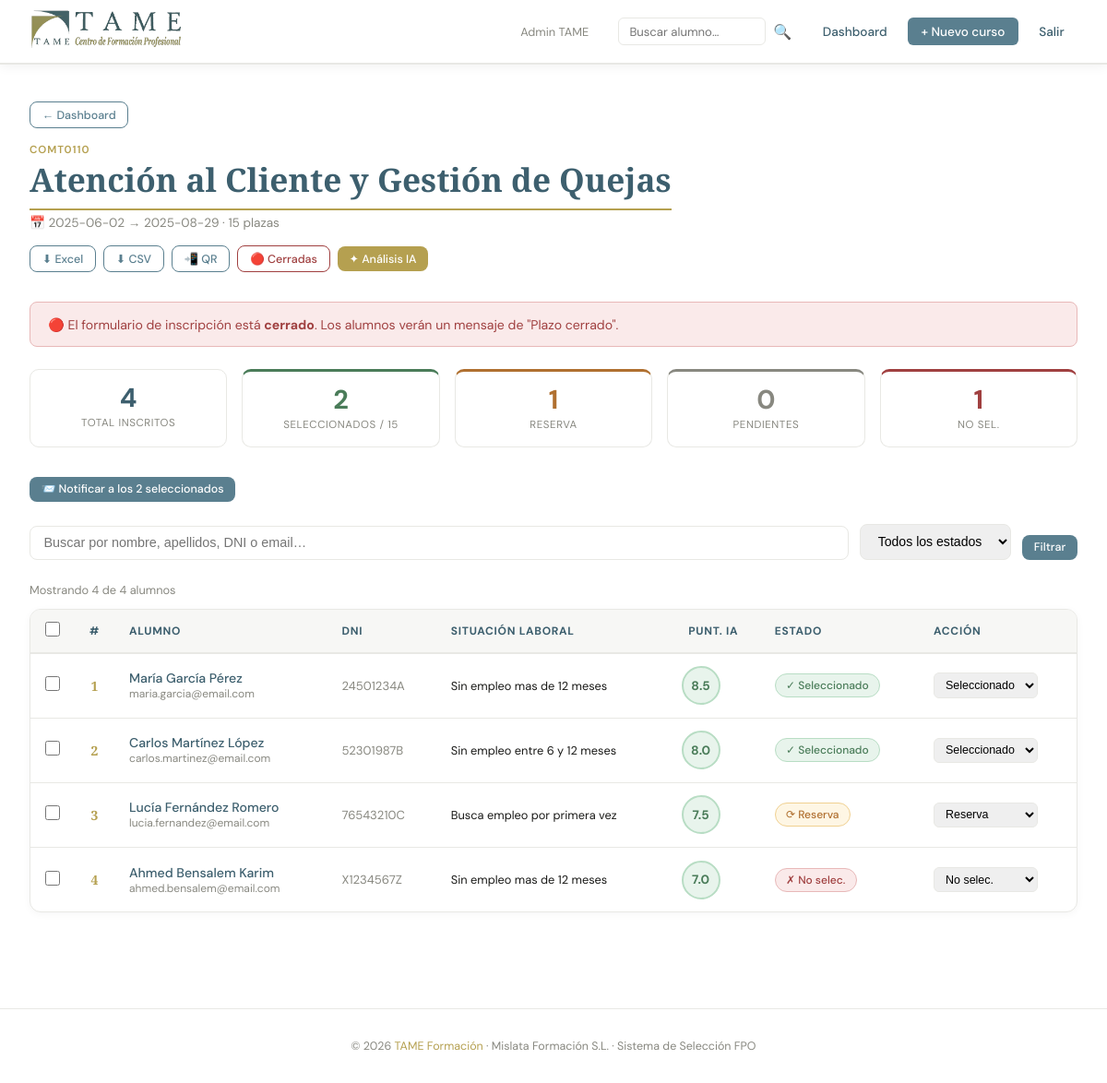
The app's page /cursos/1 (signed in), older data.
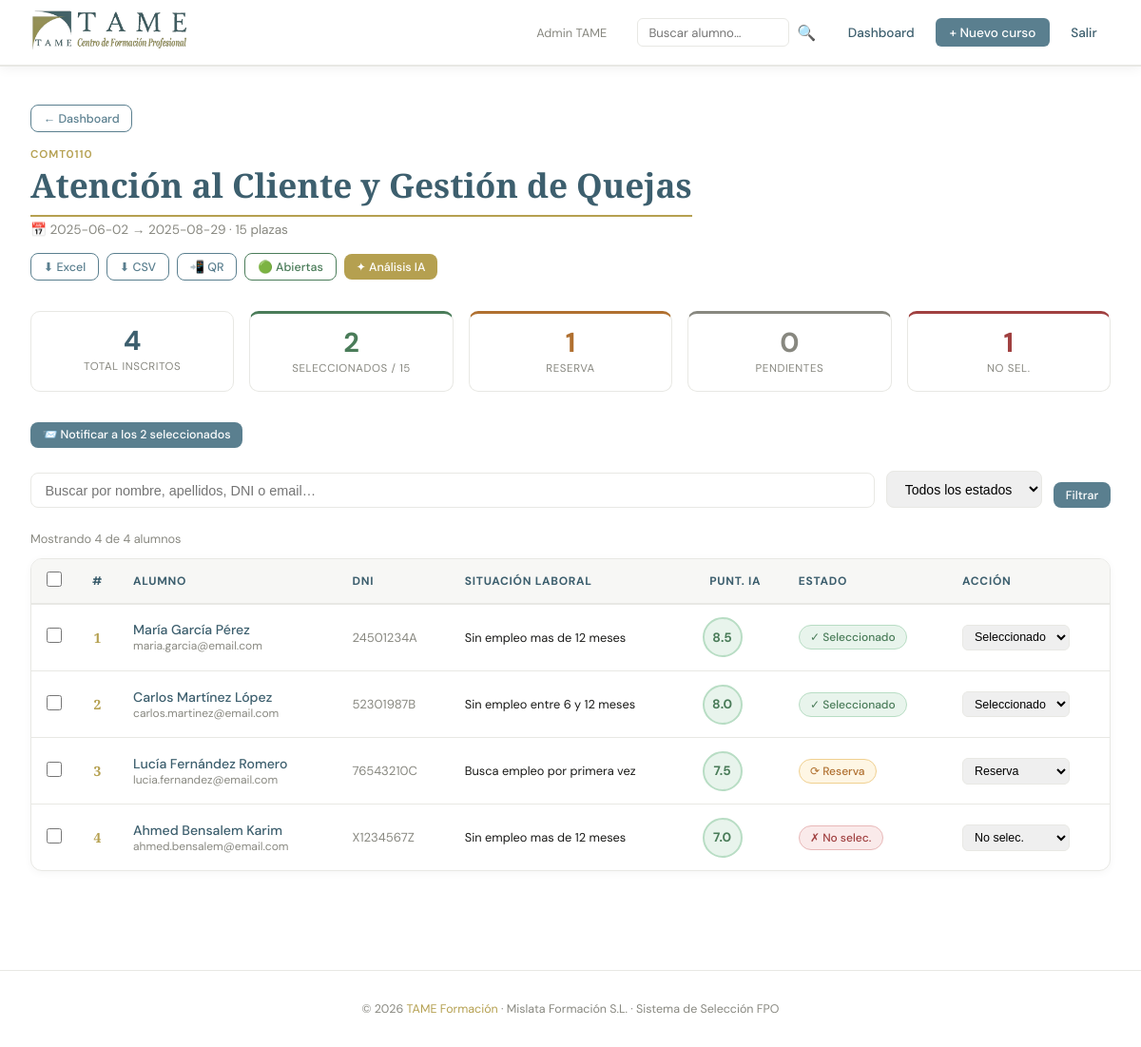
The same page, newer data.
### tables this page shows
CREATE TABLE cursos (
            id INTEGER PRIMARY KEY AUTOINCREMENT,
            nombre TEXT NOT NULL,
            codigo TEXT,
            fecha_inicio TEXT,
            fecha_fin TEXT,
            plazas INTEGER DEFAULT 20,
            descripcion TEXT,
            preguntas_prueba TEXT DEFAULT '[]',
            creado_en TEXT DEFAULT CURRENT_TIMESTAMP
        , archivado INTEGER DEFAULT 0, inscripciones_abiertas INTEGER DEFAULT 1);

CREATE TABLE alumnos (
            id INTEGER PRIMARY KEY AUTOINCREMENT,
            curso_id INTEGER NOT NULL,
            nombre TEXT NOT NULL,
            apellidos TEXT NOT NULL,
            fecha_nacimiento TEXT, domicilio TEXT,
            numero TEXT, puerta TEXT, poblacion TEXT, cp TEXT,
            telefono TEXT, telefono_emergencias TEXT,
            email TEXT, edad TEXT, sexo TEXT,
            nacionalidad TEXT, dni TEXT, seg_social TEXT, expediente TEXT,
            fecha_inscripcion_servef TEXT, oficina_servef TEXT,
            cobra_prestaciones TEXT, situacion_laboral TEXT,
            titulacion TEXT, titulacion_especialidad TEXT,
            estudia_actualmente TEXT, que_estudia TEXT,
            cursos_fpo TEXT DEFAULT "[]",
            experiencia TEXT DEFAULT "[]",
            desea_realizar TEXT, motivacion TEXT,
            tiene_carnet TEXT, tiene_vehiculo TEXT,
            razon_interes TEXT, razon_motivacion TEXT,
            razon_empleo TEXT, razon_impedimentos TEXT,
            razon_limitaciones TEXT, observaciones TEXT,
            acepta_compromiso TEXT,
            respuestas_prueba TEXT DEFAULT "{}",
            estado TEXT DEFAULT "pendiente",
            puntuacion_ia REAL, analisis_ia TEXT,
            creado_en TEXT DEFAULT CURRENT_TIMESTAMP
        , notas TEXT DEFAULT '');

### app.py (the view)
@app.route('/cursos/<int:cid>')
@login_required
def ver_curso(cid):
    conn  = get_db()
    curso = conn.execute('SELECT * FROM cursos WHERE id=?', (cid,)).fetchone()
    if not curso:
        return 'Curso no encontrado', 404
    q      = request.args.get('q', '').strip()
    estado = request.args.get('estado', '')
    page   = max(1, int(request.args.get('page', 1)))
    params  = [cid]
    filtros = "WHERE a.curso_id=?"
    if q:
        filtros += " AND (a.nombre||' '||a.apellidos LIKE ? OR a.dni LIKE ? OR a.email LIKE ?)"
        params  += [f'%{q}%', f'%{q}%', f'%{q}%']
    if estado:
        filtros += " AND a.estado=?"
        params.append(estado)
    total_rows = conn.execute(
        f"SELECT COUNT(*) FROM alumnos a {filtros}", params).fetchone()[0]
    total_pags = max(1, (total_rows + PER_PAGE - 1) // PER_PAGE)
    page       = min(page, total_pags)
    offset     = (page - 1) * PER_PAGE
    alumnos = conn.execute(f"""
        SELECT a.* FROM alumnos a {filtros}
        ORDER BY CASE a.estado
            WHEN 'seleccionado'    THEN 1
            WHEN 'reserva'         THEN 2
            WHEN 'pendiente'       THEN 3
            WHEN 'no_seleccionado' THEN 4
        END, a.puntuacion_ia DESC
        LIMIT ? OFFSET ?
    """, params + [PER_PAGE, offset]).fetchall()
    stats = conn.execute("""
        SELECT COUNT(*) as total,
               SUM(CASE WHEN estado='seleccionado'    THEN 1 ELSE 0 END) as seleccionados,
               SUM(CASE WHEN estado='reserva'         THEN 1 ELSE 0 END) as reservas,
               SUM(CASE WHEN estado='pendiente'       THEN 1 ELSE 0 END) as pendientes,
               SUM(CASE WHEN estado='no_seleccionado' THEN 1 ELSE 0 END) as no_sel
        FROM alumnos WHERE curso_id=?
    """, (cid,)).fetchone()
    preguntas       = json.loads(curso['preguntas_prueba'] or '[]')
    plazas_llenas   = (stats['seleccionados'] or 0) >= (curso['plazas'] or 0)
    inscripcion_url = request.host_url.rstrip('/') + url_for('inscripcion', cid=cid)
    qr_b64          = _generar_qr(inscripcion_url)
    ahora = datetime.now(timezone.utc).strftime('%Y-%m-%dT%H:%M:%S')
    pendientes_conf = conn.execute(
        "SELECT * FROM inscripciones_pendientes WHERE curso_id=? AND expira_en > ? ORDER BY creado_en DESC",
        (cid, ahora)).fetchall()
    return render_template('ver_curso.html',
                           curso=curso, alumnos=alumnos, preguntas=preguntas,
                           stats=stats, plazas_llenas=plazas_llenas,
                           inscripcion_url=inscripcion_url, qr_b64=qr_b64,
                           q=q, estado_filtro=estado,
                           page=page, total_pags=total_pags, total_rows=total_rows,
                           pendientes_conf=pendientes_conf)

### templates/ver_curso.html (shortened to what this page needs)
{% extends 'base.html' %}
{% block content %}
<div style="display:flex;justify-content:space-between;align-items:flex-start;margin-bottom:2rem;flex-wrap:wrap;gap:1rem;">
  <div>
    <a href="{{ url_for('dashboard') }}" class="btn btn-outline btn-sm" style="margin-bottom:1rem;">← Dashboard</a>
    <div style="font-size:0.72rem;text-transform:uppercase;letter-spacing:0.08em;color:var(--dorado);font-weight:600;">{{ curso.codigo or 'FPO' }}</div>
    <h1 class="page-title" style="margin-bottom:0.3rem;">{{ curso.nombre }}</h1>
    {% if curso.fecha_inicio %}
    <p style="color:var(--gris-t);font-size:0.85rem;">📅 {{ curso.fecha_inicio }}{% if curso.fecha_fin %} → {{ curso.fecha_fin }}{% endif %} · {{ curso.plazas }} plazas</p>
    {% endif %}
  </div>
  <div class="curso-acciones" style="display:flex;gap:0.5rem;flex-wrap:wrap;align-items:center;">
    <a href="{{ url_for('exportar_excel', cid=curso.id) }}" class="btn btn-outline btn-sm">⬇ Excel</a>
    <a href="{{ url_for('exportar_csv', cid=curso.id) }}" class="btn btn-outline btn-sm">⬇ CSV</a>
    <button class="btn btn-outline btn-sm" onclick="document.getElementById('modal-qr').style.display='flex'">📲 QR</button>
    <form method="POST" action="{{ url_for('toggle_inscripciones', cid=curso.id) }}" style="display:inline;">
      {% if (curso.inscripciones_abiertas is none) or curso.inscripciones_abiertas %}
      <button class="btn btn-outline btn-sm" style="border-color:var(--verde);color:var(--verde);" title="Las inscripciones están abiertas. Pulsa para cerrarlas.">🟢 Abiertas</button>
      {% else %}
      <button class="btn btn-outline btn-sm" style="border-color:var(--rojo);color:var(--rojo);" title="Las inscripciones están cerradas. Pulsa para abrirlas.">🔴 Cerradas</button>
      {% endif %}
    </form>
    <button class="btn btn-gold btn-sm" onclick="lanzarIA()" id="btn-ia">✦ Análisis IA</button>
  </div>
</div>
{% if (curso.inscripciones_abiertas is not none) and not curso.inscripciones_abiertas %}
<div class="alert" style="background:#faeaea;color:var(--rojo);border:1px solid #e8b8b8;margin-bottom:1.5rem;">
  🔴 El formulario de inscripción está <strong>cerrado</strong>. Los alumnos verán un mensaje de "Plazo cerrado".
</div>
{% endif %}
<div class="stats-row">
  <div class="stat-box"><div class="stat-num">{{ stats.total or 0 }}</div><div class="stat-label">Total inscritos</div></div>
  <div class="stat-box" style="border-top:3px solid var(--verde);"><div class="stat-num" style="color:var(--verde);">{{ stats.seleccionados or 0 }}</div><div class="stat-label">Seleccionados / {{ curso.plazas }}</div></div>
  <div class="stat-box" style="border-top:3px solid var(--naranja);"><div class="stat-num" style="color:var(--naranja);">{{ stats.reservas or 0 }}</div><div class="stat-label">Reserva</div></div>
  <div class="stat-box" style="border-top:3px solid var(--gris-t);"><div class="stat-num" style="color:var(--gris-t);">{{ stats.pendientes or 0 }}</div><div class="stat-label">Pendientes</div></div>
  <div class="stat-box" style="border-top:3px solid var(--rojo);"><div class="stat-num" style="color:var(--rojo);">{{ stats.no_sel or 0 }}</div><div class="stat-label">No sel.</div></div>
</div>
{% if (stats.seleccionados or 0) > 0 %}
<div style="margin-bottom:1.5rem;">
  <button class="btn btn-primary btn-sm" id="btn-notificar" onclick="notificarSeleccionados()">
    📨 Notificar a los {{ stats.seleccionados }} seleccionados
  </button>
</div>
{% endif %}
<form method="GET" class="filtros-bar" style="display:flex;gap:0.75rem;flex-wrap:wrap;margin-bottom:1.5rem;align-items:flex-end;">
  <div style="flex:1;min-width:200px;">
    <input type="text" name="q" value="{{ q }}" placeholder="Buscar por nombre, apellidos, DNI o email…"
           style="width:100%;padding:0.6rem 0.9rem;border:1.5px solid var(--gris-l);border-radius:8px;font-size:0.9rem;">
  </div>
  <div>
    <select name="estado" style="padding:0.6rem 0.9rem;border:1.5px solid var(--gris-l);border-radius:8px;font-size:0.88rem;">
      <option value="">Todos los estados</option>
    </select>
  </div>
  <button type="submit" class="btn btn-primary btn-sm">Filtrar</button>
</form>
{% if not alumnos and not q and not estado_filtro %}
<div class="card" style="text-align:center;padding:3rem;">
  <p style="font-family:'Cormorant Garamond',serif;font-size:1.2rem;color:var(--gris-t);">Aún no hay alumnos inscritos.</p>
  <p style="font-size:0.85rem;color:var(--gris-t);margin-top:0.5rem;">Comparte el enlace del formulario para recibir inscripciones.</p>
  <a href="{{ inscripcion_url }}" class="btn btn-primary" style="margin-top:1rem;" target="_blank">Abrir formulario de inscripción</a>
</div>
{% elif not alumnos %}
<div class="card" style="text-align:center;padding:2rem;">
  <p style="color:var(--gris-t);">No se encontraron resultados para tu búsqueda.</p>
</div>
{% else %}
<div style="display:flex;justify-content:space-between;align-items:center;flex-wrap:wrap;gap:0.75rem;margin-bottom:0.75rem;">
  <div style="font-size:0.8rem;color:var(--gris-t);">
    Mostrando {{ alumnos|length }} de {{ total_rows }} alumno{% if total_rows != 1 %}s{% endif %}
  </div>
</div>
<div class="card tabla-wrap" style="padding:0;overflow:hidden;">
  <table class="tabla">
    <thead>
      <tr>
        <th style="width:36px;"><input type="checkbox" id="sel-todos" title="Seleccionar todos" style="cursor:pointer;accent-color:var(--azul);width:16px;height:16px;"></th>
        <th style="width:40px;">#</th>
        <th>Alumno</th>
        <th class="col-dni">DNI</th>
        <th class="col-sit">Situación laboral</th>
        <th style="text-align:center;">Punt. IA</th>
        <th>Estado</th>
        <th>Acción</th>
      </tr>
    </thead>
    <tbody>
      {% for a in alumnos %}
      <tr id="fila-{{ a.id }}">
        <td style="text-align:center;">
          <input type="checkbox" class="sel-alumno" value="{{ a.id }}"
                 style="cursor:pointer;accent-color:var(--azul);width:16px;height:16px;">
        </td>
        <td class="rank-pos">
          {% if a.puntuacion_ia %}{{ (page-1)*25 + loop.index }}{% else %}<span style="color:var(--gris-l);">–</span>{% endif %}
        </td>
        <td>
          <a href="{{ url_for('ver_alumno', aid=a.id) }}" style="text-decoration:none;">
            <div style="font-weight:500;color:var(--azul-d);">{{ a.nombre }} {{ a.apellidos }}</div>
            <div style="font-size:0.75rem;color:var(--gris-t);">{{ a.email or '' }}</div>
          </a>
        </td>
        <td class="col-dni" style="font-size:0.82rem;color:var(--gris-t);">{{ a.dni or '–' }}</td>
        <td class="col-sit" style="font-size:0.8rem;">{{ a.situacion_laboral or '–' }}</td>
        <td style="text-align:center;">
          {% if a.puntuacion_ia %}
            <div class="score-circle {% if a.puntuacion_ia >= 7 %}high{% elif a.puntuacion_ia >= 5 %}mid{% else %}low{% endif %}">
              {{ "%.1f"|format(a.puntuacion_ia) }}
            </div>
          {% else %}
            <div class="score-circle">–</div>
          {% endif %}
        </td>
        <td>
          <span class="badge badge-{{ a.estado }}" id="badge-{{ a.id }}">
            {% if a.estado == 'seleccionado' %}✓ Seleccionado
            {% elif a.estado == 'reserva' %}⟳ Reserva
            {% elif a.estado == 'no_seleccionado' %}✗ No selec.
            {% else %}○ Pendiente{% endif %}
          </span>
        </td>
        <td>
          <select class="estado-select" data-id="{{ a.id }}"
                  style="font-size:0.78rem;padding:0.3rem 0.5rem;border:1px solid var(--gris-l);border-radius:6px;cursor:pointer;">
            <option value="seleccionado"    {% if a.estado=='seleccionado' %}selected{% endif %}>Seleccionado</option>
            <option value="reserva"         {% if a.estado=='reserva' %}selected{% endif %}>Reserva</option>
            <option value="no_seleccionado" {% if a.estado=='no_seleccionado' %}selected{% endif %}>No selec.</option>
          </select>
        </td>
      </tr>
      {% endfor %}
    </tbody>
  </table>
</div>
{% endif %}
{% endblock %}

### templates/base.html (shortened to what this page needs)
<!DOCTYPE html>
<html lang="es">
<head>
</head>
<body>
{% if session.user_id %}
<nav>
  <a class="nav-logo" href="{{ url_for('dashboard') }}">
    <img src="{{ url_for('static', filename='logo.png') }}" alt="TAME Formación">
  </a>
  <div class="nav-right" id="nav-right">
    <span class="nav-user">{{ session.user_nombre }}</span>
    <form action="{{ url_for('buscar_global') }}" method="GET"
          style="display:flex;align-items:center;gap:0.3rem;">
      <input type="text" name="q" placeholder="Buscar alumno…"
             style="padding:0.35rem 0.7rem;border:1.5px solid var(--gris-l);border-radius:6px;
                    font-size:0.82rem;width:160px;font-family:'DM Sans',sans-serif;transition:width 0.2s;"
             onfocus="this.style.width='200px'" onblur="this.style.width='160px'">
      <button type="submit" style="background:none;border:none;cursor:pointer;font-size:1rem;padding:0.2rem;">🔍</button>
    </form>
    <div class="nav-links">
      <a href="{{ url_for('dashboard') }}">Dashboard</a>
      <a href="{{ url_for('nuevo_curso') }}" class="btn-nav">+ Nuevo curso</a>
      <a href="{{ url_for('logout') }}">Salir</a>
    </div>
  </div>
</nav>
{% endif %}
<main>{% block content %}{% endblock %}</main>
<footer>© 2026 <span>TAME Formación</span> · Mislata Formación S.L. · Sistema de Selección FPO</footer>
</body>
</html>

Row changes from the older to the newer data that the page shows:
changed cursos "Atención al Cliente y Gestión de Quejas": inscripciones_abiertas 0 → 1 (drawn)
Text that changed along with them:
text no longer shown: "🔴 Cerradas 🔴 El formulario de inscripción está cerrado . Los alumnos verán un mensaje de \"Plazo cerrado\"."
text now shown: "🟢 Abiertas"
